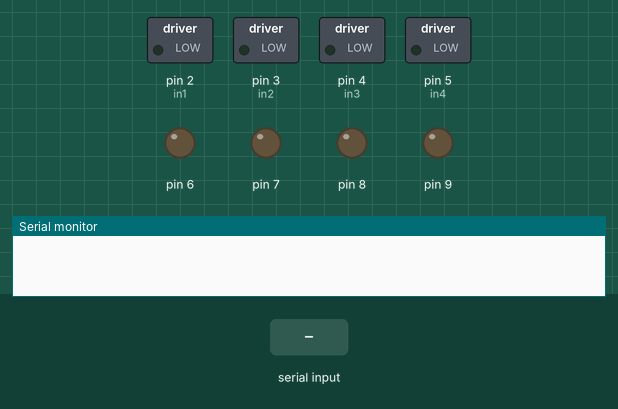
This sketch was run on a simulated Arduino Uno, built with avr-gcc and run on an emulated ATmega328P. Shown: switched loads named in the sketch (green lamp = pin HIGH), output pins drawn as LEDs (lit = HIGH), the last lines printed to the serial monitor. The inputs (shaded band) are chosen by the test bench.

Above: at 1.2 s.
1.3 s: "W" received over Serial
At 2.3 s:
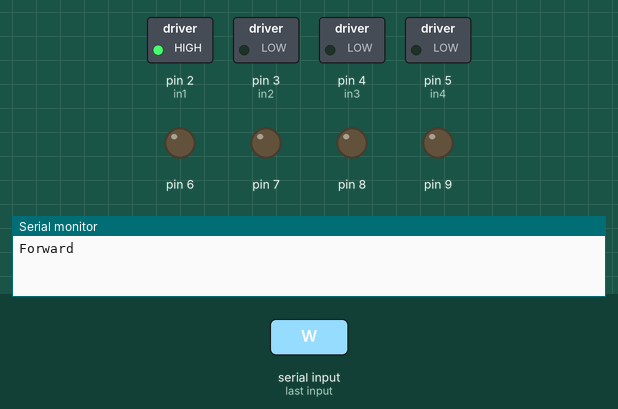
2.8 s: "S" received over Serial
At 3.5 s:
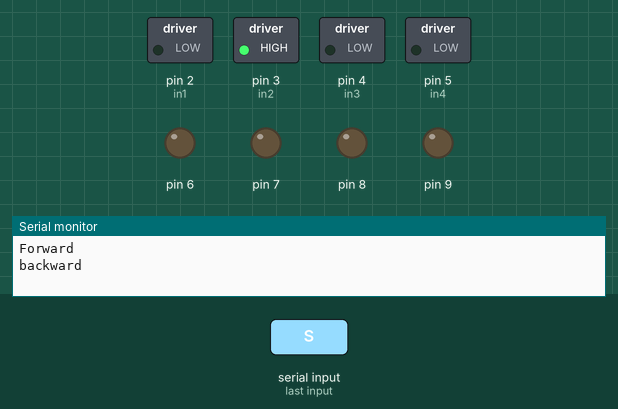
4.3 s: "A" received over Serial
At 4.6 s:
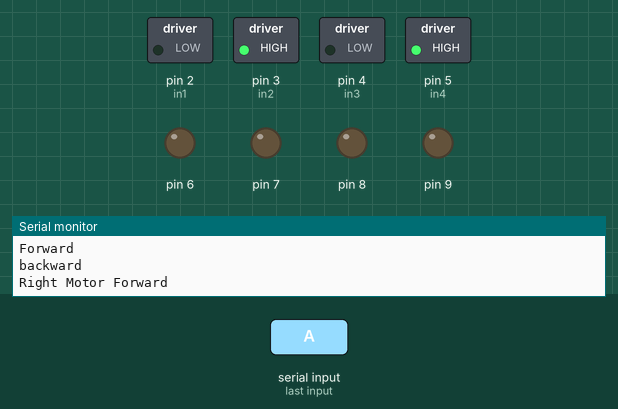
5.8 s: "d" received over Serial
At 7.0 s:
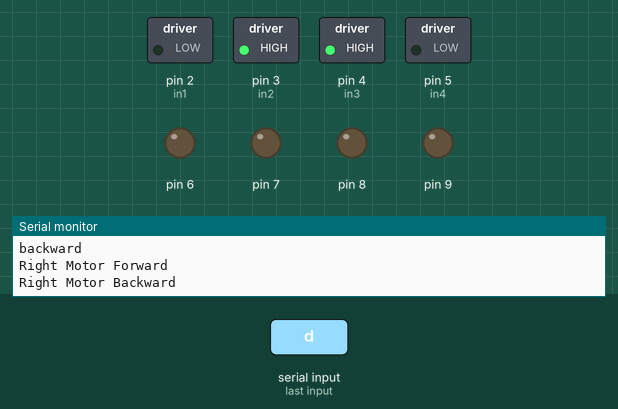
7.3 s: "x" received over Serial
At 8.1 s:
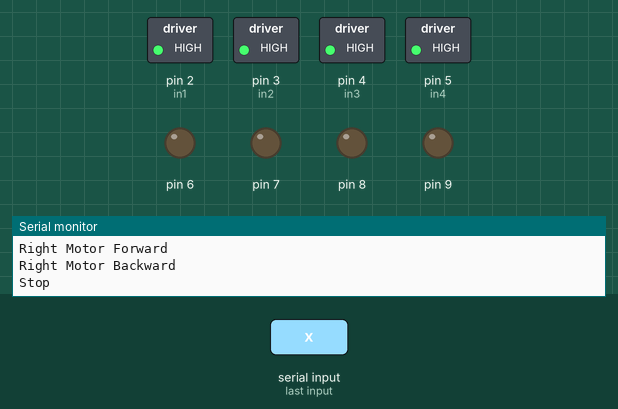
8.8 s: "w" received over Serial
At 9.3 s:
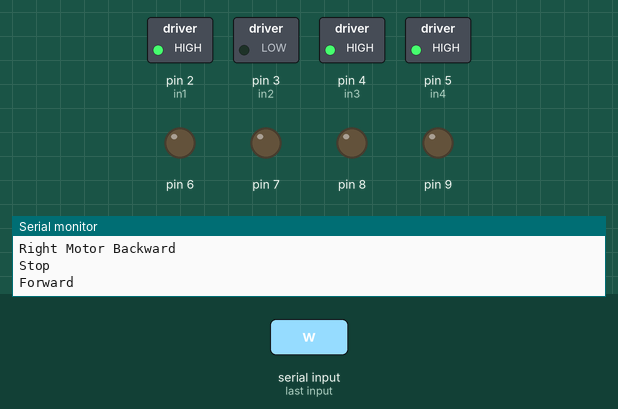
Timing chart, 0 to 11.3 s (numbered marks = the images above; inputs shaded):
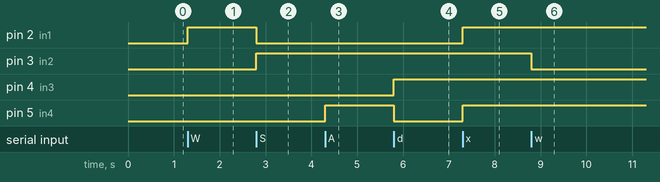

Measured:
- after the input at 1.3 s, pin 2 (in1): LOW → HIGH at once
- after the input at 2.8 s, pin 2 (in1): HIGH → LOW at once; pin 3 (in2): LOW → HIGH at once
- after the input at 4.3 s, pin 5 (in4): LOW → HIGH at once
- after the input at 5.8 s, pin 4 (in3): LOW → HIGH at once; pin 5 (in4): HIGH → LOW at once
- after the input at 7.3 s, pin 2 (in1), pin 5 (in4): LOW → HIGH at once
- after the input at 8.8 s, pin 3 (in2): HIGH → LOW at once

The sketch:

external_motor_move.ino
```cpp
// Dubotech External Motor Move

// L1
int in1 = 2;
int in2 = 3;

//L2
int in3 = 4;
int in4 = 5;

//R1
int in5 = 6;
int in6 = 7;

//R2
int in7 = 8;
int in8 = 9;

int t_delay = 10;

void setup() {
  // put your setup code here, to run once:
  pinMode(2,OUTPUT);
  pinMode(3,OUTPUT);
  pinMode(4,OUTPUT);
  pinMode(5,OUTPUT);
  pinMode(6,OUTPUT);
  pinMode(7,OUTPUT);
  pinMode(8,OUTPUT);
  pinMode(9,OUTPUT);

  Serial.begin(9600);

}

void loop() {
  // put your main code here, to run repeatedly:
  if (Serial.available() > 0) {
    char command = Serial.read();

    switch (command) {
//  ---------------------- Left Motor Forward ----------------------
      case 'W':
      case 'w':
        Serial.println("Forward");
        digitalWrite(in1,HIGH);
        digitalWrite(in2,LOW);
        delay(t_delay);
        break;

//  ---------------------- Left Motor Backward----------------------
      case 'S':
      case 's':
        Serial.println("backward");
        digitalWrite(in1,LOW);
        digitalWrite(in2,HIGH);
        delay(t_delay);
        break;

//  ---------------------- Right Motor Forward ----------------------
      case 'A':
      case 'a':
        Serial.println("Right Motor Forward");
        digitalWrite(in3,LOW);
        digitalWrite(in4,HIGH);
        delay(t_delay);
        break;

//  ---------------------- Right Motor Backward ----------------------
      case 'd':
      case 'D':
        Serial.println("Right Motor Backward");
        digitalWrite(in3,HIGH);
        digitalWrite(in4,LOW);
        delay(t_delay);
        break;


//  ---------------------- Stop ----------------------
      case 'x':
      case 'X':
        Serial.println("Stop");
        digitalWrite(in1,HIGH);
        digitalWrite(in2,HIGH);

        digitalWrite(in3,HIGH);
        digitalWrite(in4,HIGH);
        delay(t_delay);
        break;
    }
  }
}
```
